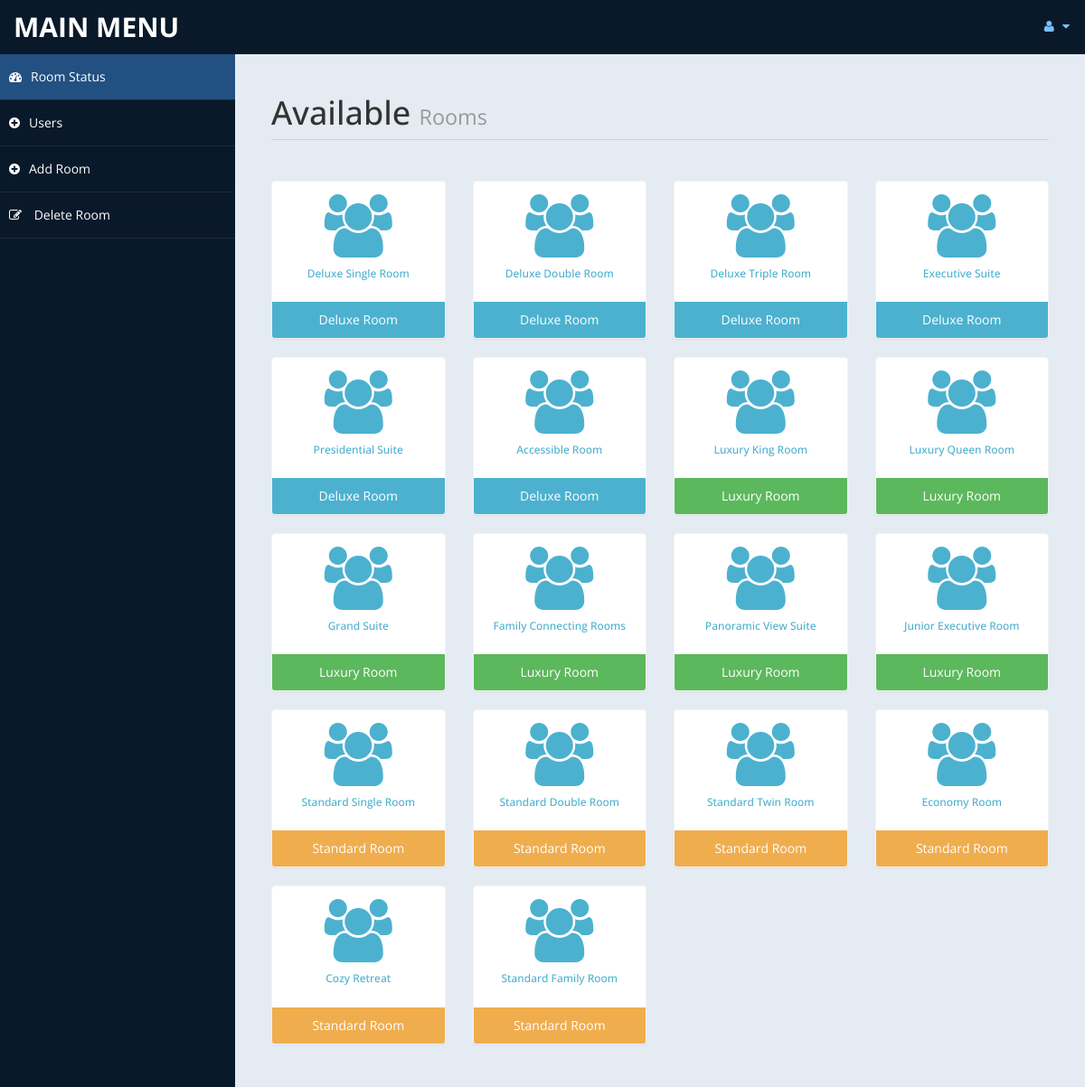
Screenshot of /admin/settings.php (signed in) with the database file from the repository.
### tables this page shows
CREATE TABLE `tblroom` (
  `ID` int(10) NOT NULL,
  `RoomType` int(10) DEFAULT NULL,
  `RoomName` varchar(200) DEFAULT NULL,
  `MaxAdult` int(5) DEFAULT NULL,
  `MaxChild` int(5) DEFAULT NULL,
  `RoomDesc` mediumtext DEFAULT NULL,
  `NoofBed` int(5) DEFAULT NULL,
  `Image` varchar(200) DEFAULT NULL,
  `RoomFacility` varchar(200) DEFAULT NULL,
  `CreationDate` timestamp NULL DEFAULT current_timestamp()
);

CREATE TABLE `tblcategory` (
  `ID` int(10) NOT NULL,
  `CategoryName` varchar(120) DEFAULT NULL,
  `Description` mediumtext DEFAULT NULL,
  `Price` int(5) NOT NULL,
  `Date` timestamp NULL DEFAULT current_timestamp()
);

### admin/settings.php (the view, shortened to what this page needs)
<!DOCTYPE html>
<html xmlns="http://www.w3.org/1999/xhtml">
<head>
    <link href="assets/css/bootstrap.css" rel="stylesheet" />
    <link href="assets/css/font-awesome.css" rel="stylesheet" />
    <link href="assets/css/custom-styles.css" rel="stylesheet" />
</head>
<body>
    <div id="wrapper">
        <nav class="navbar navbar-default top-navbar" role="navigation">
            <div class="navbar-header">
                <a class="navbar-brand" href="home.php">MAIN MENU </a>
            </div>
            <ul class="nav navbar-top-links navbar-right">
                <li class="dropdown">
                    <a class="dropdown-toggle" data-toggle="dropdown" href="#" aria-expanded="false">
                        <i class="fa fa-user fa-fw"></i> <i class="fa fa-caret-down"></i>
                    </a>
                </li>
            </ul>
        </nav>
        <nav class="navbar-default navbar-side" role="navigation">
            <div class="sidebar-collapse">
                <ul class="nav" id="main-menu">
                    <li>
                        <a class="active-menu" href="settings.php"><i class="fa fa-dashboard"></i>Room Status</a>
                    </li>
					<li>
                        <a  href="roomuser.php"><i class="fa fa-plus-circle"></i>Users</a>
                    </li>
                    <li>
                        <a  href="room.php"><i class="fa fa-plus-circle"></i>Add Room</a>
                    </li>
                    <li>
                        <a   href="roomdel.php"><i class="fa fa-pencil-square-o"></i> Delete Room</a>
                    </li>
            </div>
        </nav>
        <div id="page-wrapper" >
            <div id="page-inner">
			 <div class="row">
                    <div class="col-md-12">
                        <h1 class="page-header">
                           Available <small> Rooms</small>
                        </h1>
                    </div>
                </div>
              <?php
include('db.php');
$sql = "SELECT r.*, c.CategoryName
        FROM tblroom r
        INNER JOIN tblcategory c ON r.RoomType = c.ID";
$result = mysqli_query($con, $sql);
$categorySql = "SELECT DISTINCT CategoryName FROM tblcategory";
$categoryResult = mysqli_query($con, $categorySql);
$categoryColors = [];
$defaultColors = ['blue', 'green', 'brown', 'red', 'purple', 'yellow'];
$colorIndex = 0;
while ($categoryRow = mysqli_fetch_array($categoryResult)) {
    $categoryName = $categoryRow['CategoryName'];
    $categoryColors[$categoryName] = "back-footer-" . $defaultColors[$colorIndex % count($defaultColors)];
    $colorIndex++;
}
?>
<div class="row">
    <?php
    while ($row = mysqli_fetch_array($result)) {
        $categoryName = $row['CategoryName'];
        $colorClass = $categoryColors[$categoryName] ?? "back-footer-default";
        echo "<div class='col-md-3 col-sm-12 col-xs-12'>";
        echo "<div class='panel panel-primary text-center no-boder bg-color-blue'>";
        echo "<div class='panel-body'>";
        echo "<i class='fa fa-users fa-5x'></i>";
        echo "<h6>" . $row['RoomName'] . "</h6>";
        echo "</div>";
        echo "<div class='panel-footer $colorClass'>" . $categoryName . "</div>";
        echo "</div>";
        echo "</div>";
    }
    ?>
</div>
</div>
</div>
            </div>
</body>
</html>

### admin/assets/css/custom-styles.css (style rules this page uses)
body { font-family: 'Open Sans', sans-serif; }
#wrapper { width: 100%; background:#09192A; }
#page-wrapper { padding: 15px 15px; min-height: 600px; background:#E5EBF2; }
#page-inner { width:100%; margin:10px 20px 10px 0px; background-color:transparent; padding:10px; min-height:1200px; }
.text-center { text-align:center; }
.no-boder { border:1px solid #f3f3f3; }
h1, .h1, h2, .h2, h3, .h3 { margin-top: 7px; margin-bottom: -5px; }
.page-header { padding-bottom: 9px; margin: 10px 0 45px; border-bottom: 1px solid #C7D1DD; }
.bg-color-blue { background-color: #fff; color: #4CB1CF }
.back-footer-green { background-color: #5cb85c; color:#fff; border-top: 0px solid #fff; }
.back-footer-blue { background-color: #4CB1CF; color:#fff; border-top: 0px solid #fff; }
.back-footer-brown { background-color: #f0ad4e; color:#fff; border-top: 0px solid #fff; }
.top-navbar { margin:0px; }
.top-navbar .navbar-brand { color: #fff; width: 260px; text-align: left; height: 60px; font-size: 30px; font-weight: 700; text-transform: uppercase; line-height: 30px; }
.top-navbar .nav > li { position: relative; display: inline-block; }
.top-navbar .nav > li > a { position: relative; display: block; padding: 19px 15px; color: #77C0FD; }
.active-menu { background-color:#225081!important; }
.sidebar-collapse , .sidebar-collapse .nav { background:none; }
.sidebar-collapse .nav { padding:0; }
.sidebar-collapse .nav > li > a { color:#fff; background:transparent; text-shadow:none; }
.sidebar-collapse > .nav > li > a { padding:15px 10px; }
.sidebar-collapse > .nav > li { border-bottom: 1px solid rgba(107, 108, 109, 0.19); }
.navbar-side { border:none; background-color: transparent; }
.top-navbar { background:#09192A; border-bottom:none; }
.top-navbar .nav > li > a > i { margin-right: 2px; }
.navbar-default { border:0px solid black; }
.navbar-header { background: #09192A; }
.nav > li > a > i { margin-right:10px; }
@media (min-width:768px) { #page-wrapper { margin: 0 0 0 260px; padding: 15px 30px; min-height: 1200px; } }
@media (min-width:768px) { .navbar-side { z-index: 1; position: absolute; width: 260px; } }
@media (min-width:768px) { .navbar { border-radius: 0px; } }

### rows the page displays
tblroom: RoomName "Deluxe Single Room", tblcategory.CategoryName "Deluxe Room"
tblroom: RoomName "Deluxe Double Room", tblcategory.CategoryName "Deluxe Room"
tblroom: RoomName "Deluxe Triple Room", tblcategory.CategoryName "Deluxe Room"
tblroom: RoomName "Executive Suite", tblcategory.CategoryName "Deluxe Room"
tblroom: RoomName "Presidential Suite", tblcategory.CategoryName "Deluxe Room"
tblroom: RoomName "Accessible Room", tblcategory.CategoryName "Deluxe Room"
tblroom: RoomName "Luxury King Room", tblcategory.CategoryName "Luxury Room"
tblroom: RoomName "Luxury Queen Room", tblcategory.CategoryName "Luxury Room"
tblroom: RoomName "Grand Suite", tblcategory.CategoryName "Luxury Room"
tblroom: RoomName "Family Connecting Rooms", tblcategory.CategoryName "Luxury Room"
tblroom: RoomName "Panoramic View Suite", tblcategory.CategoryName "Luxury Room"
tblroom: RoomName "Junior Executive Room", tblcategory.CategoryName "Luxury Room"
tblroom: RoomName "Standard Single Room", tblcategory.CategoryName "Standard Room"
tblroom: RoomName "Standard Double Room", tblcategory.CategoryName "Standard Room"
tblroom: RoomName "Standard Twin Room", tblcategory.CategoryName "Standard Room"
tblroom: RoomName "Economy Room", tblcategory.CategoryName "Standard Room"
tblroom: RoomName "Cozy Retreat", tblcategory.CategoryName "Standard Room"
tblroom: RoomName "Standard Family Room", tblcategory.CategoryName "Standard Room"
